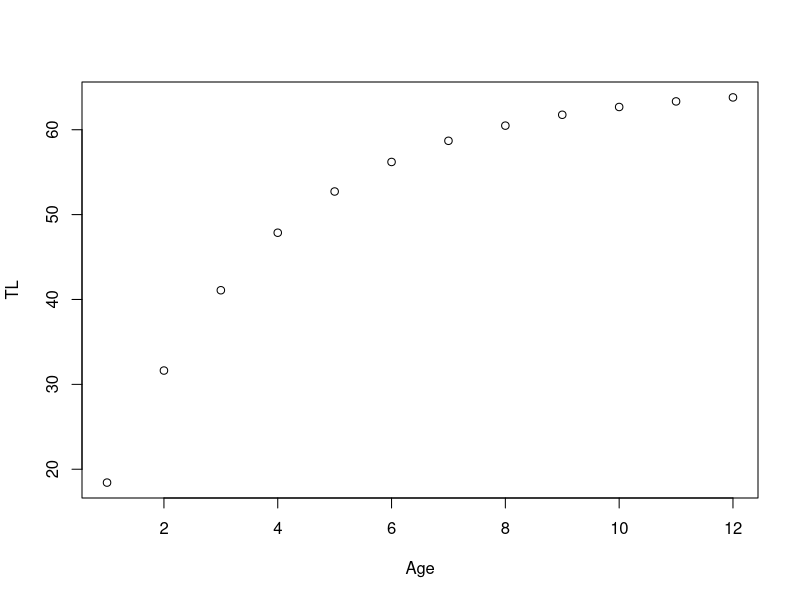
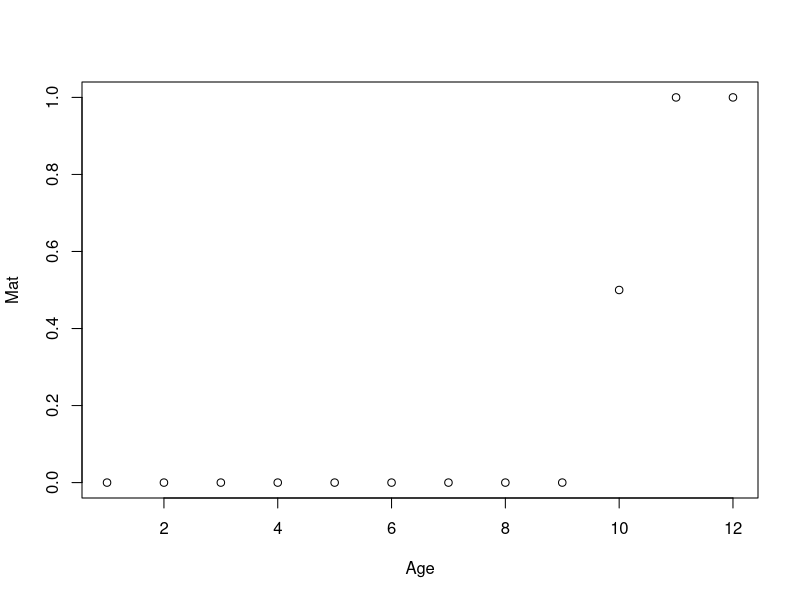
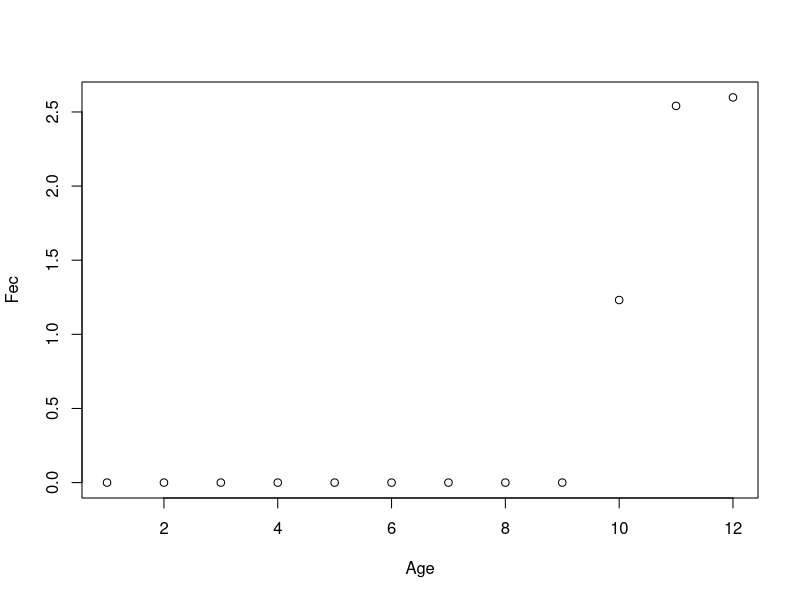
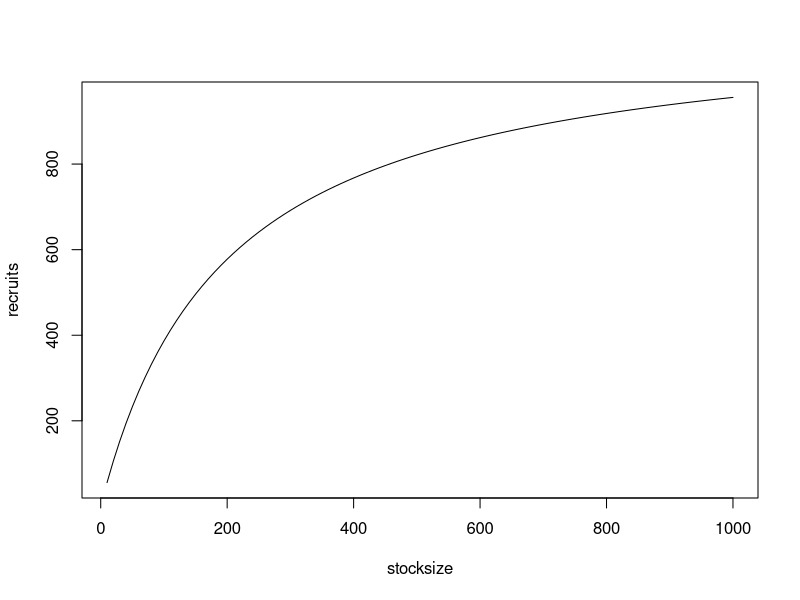
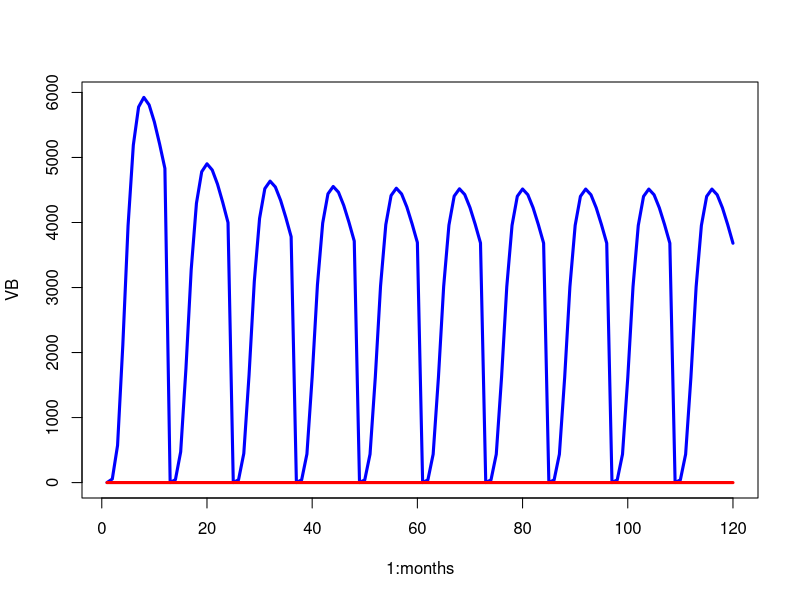

These charts were generated, in order, by the following R code:
### 10/30/2020 Turning generic AS model into monthly scallops 
#   -first make monthly
#   -then input more realistic scallop parms

### Remaining to do:
#     -Probably want to allow the scallops to live maybe 18 months? This would also allow for the possibility that some scallops can
#           -spawn twice. Seems ballpark that this would be a proportion <50% but greater than 10%
#     -make harvest season explicit (i.e. vulnerability off of age or month as opposed to size) or having a vul to harvest and vul to retention
#     -deal with animals that can spawn before they're killed, so need an aggregator to sum eggs in non-recruit months.
#     -consider spatial issues




rm(list = ls())

################################################################################
# Parameters #
################################################################################


#Just testing git desktop

### Constants, life history and fishery ###
  amax = 12    #Going to be changed to 18, maximum age, in months *possibly taken from Geiger 2010
  Ro = 1000       #recruitment at unfished conditions *made up, theoretical
  CR = 8          #recruitment compensation ratio *guessed, could look back at CR of other bivalves
  vbk = 4/12      #von bertelanfy metabolic parameter *initially guessed by manually matching to barber and blake, lines kinda up with Wolf & Mendo
  vblinf = 65     #von bertelanfy length infinity parameter, mm shell height *from Geiger
  vbt0 = 0        #von bertelanfy t0 parameter *made up
  alw = 0.0001   #length weight alometry parameter, just altered so asympt. wt = ~ 1 oz, probably *Made up, Jen is going to check on data for this
  alwb = 3        #length weight alometry b parm
  #next 3 parms may be informed by Jen's current study 
  wmat = 12       #weight at maturity *values tied to when we thought 50% maturity occurred in months, then to weights, so this changes with alw
  amat = 10       #age at 50% maturity
  msd = .1        #standard deviation of maturity *made up, will update
  vlh = 50        #length at 50% vulnerability *guessed, Jen will check on histograms
  vsd = 5        #standard deviation of length at 50% vulnerability
  M = 0.2        #natural mortality *Jen's work had the monthly of .17 - .23 (daily 0.0057 - 0.0078) *intial guess was 0.35       
  TLref = vblinf*0.5  #this is the reference length for M--i.e. at what length are we assuming length-invariant M is being measured. 
                      #So, the M=0.35 above is saying M is constant over all ages/sizes, which is probably wrong. But to use the Lorenzen-type 
                      #mortality scaling, we need to say what the constant M is representing.
  lorenzc = 1     #exponent of the scaling of mortality with length. 

  effort=0     #fixing effort at a constant level, so changing to deterministic (non-dynamic) effort
  q=0.0003        #fixing q at a constant
  U = 0           #harvest rate, used for equilibrium calculations only. In the model harvest rate (hr) is used as 1-exp(-effort *catchability), allowing for time varying effort
 
### Age-specifc vectors ###
  Age = seq(1,amax)                             #Age
  TL = vblinf*(1-exp(-vbk*(Age-vbt0)))          #Total length
  Wt = (alw*(TL)^alwb)                          #Weight
  Vul = 1/(1+exp(-(TL-vlh)/vsd))                #Vulnerability
  #Surv = (1+vblinf/TL*(exp(vbk)-1))^(-M/vbk)    #Survival in each time step, could have alterantively done: exp(-Madult*linf/base_len)
  Surv = exp(-(M*TLref/TL))^lorenzc             #another, simpler way of looking at age-varying survival. Note this will produce more variation than the above method
  Lo = vector(length=amax); Lo[1]=1;  for (i in 2:amax){Lo[i]=Lo[i-1]*Surv[i-1]}; #Lo[Amax] = Lo[(Amax-1)]*surv[(Amax-1)]/(1-surv[(Amax-1)])       #survivorship in unfished condtions with special survivorship for terminal age
  Lfished = vector(length=amax); Lfished[1]=1;  for (i in 2:amax){Lfished[i]=Lfished[i-1]*Surv[i-1]*(1-U*Vul[i-1])}; #Lfished[Amax] = Lfished[(Amax-1)]*surv[(Amax-1)]*(1-U*vul[(Amax-1)])/(1-surv[(Amax-1)]*(1-U*vul[(Amax-1)]))       #Standard with special calculation for terminal fished survivorship

  Mat = 1/(1+exp(-(Age-amat)/msd))                #Vulnerability
  Fec = .1*Mat*Wt # the 0.1 is from the Barber & Blake paper, but Jen will double check
  #Fec = ifelse((Wt-Wt[amat])<0,0,Wt-Wt[amat])           #Fecundity

plot(Age, TL)
plot(Age, Mat)
plot(Age, Fec)







### Calculations from vectors ###
  epro = sum(Lo*Fec)                    #eggs-per-recruit unfished conditions
  eprf = sum(Lfished*Fec)               #eggs-per-recruit fished conditions
  bpro = sum(Wt,Lo)                     #biomass-per-recruit unfished conditions
  npro = sum(Lo)                        #numbers-per-recruit unfished conditions
  vbpro = sum(Vul*Wt*Lo)                #vulnerable biomass per recruit unfished conditions
  vbprf = sum(Vul*Wt*Lfished)           #vulnerable biomiass per recruit fished conditions
  spr = epro/eprf                       #spawning potential ratio
  bo = Ro*bpro                          #biomass at unfished condtions
  no = Ro*npro                          #numbers at unfished conditions
  vbo = Ro*vbpro                        #vulnerable biomass at unfished conditions
  #recruitment parms and calcs#
    bha = CR/epro                         #beverton holt a parm
    bhb = (CR-1)/(Ro*epro)                #beverton holt b parm
    r.eq = (bha*eprf-1)/(bhb*eprf)        #equilibrium recruitment
    yield.eq = U*vbprf*r.eq

    #looking at the beverton holt stock-recruit relationships--you can change CR and re-run to see how this changes
      stocksize <- seq(10, 1000, length.out=100)
      recruits <- bha*stocksize/(1+bhb*stocksize)
      plot(stocksize,recruits, type="l")

################################################################################
### time and age dynamics ###
################################################################################
  months = 120
  #setting up space for model outputs
    eggs = vector(length=months); N=vector(length=months); B=vector(length=months); VB=vector(length=months); hr=vector(length=months); 
    yield = vector(length=months); cpue = vector(length=months); qt = vector(length=months); et = vector(length=months); 

  #numbers at age of fish
  nage = matrix(0,months,amax)                                                     #set up matrix
      #initializing first year age structure
      nage[1,1]=Ro#*Lo                                                              #numbers at age, year 1
      #initializing first year of all year dependent values, note, these must go in a specific order
      eggs[1]= sum(Fec*nage[1,])                                                  #first value of eggs !!!! need to check to make sure this is correct
      #proc_err[1] = 0 #rnorm(1,0,sdpro)                                              #first value of process error
      N[1] = sum(nage[1,])                                                        #first value of total numbers
      B[1] = sum(nage[1,]*Wt)                                                     #first value of total biomass
      VB[1] = sum(nage[1,]*Wt*Vul)                                                #first value of vulernable biomass
      qt[1] = q                                                                   #Here fixing q at a constant
      et[1] = effort                                                              #Here fixing effort at a constant
      hr[1] = 1-exp(-qt[1]*et[1])                                                 #first value of harvest rate
      yield[1] = hr[1]*VB [1]                                                     #first value of yield
      cpue[1] = yield[1]/et[1]                                                    #first value of cpue

      #calculations for vectors--i.e. year but not age varying components of model
      for( i in 2:months) {
        #recruitment
          nage[i,1] = 0              #the recruitment without process error
          if(i %% 12==1){
            nage[i,1] = bha*eggs[i-1]/(1+bhb*eggs[i-1])              #the recruitment without process error
               }

        #nage[i,1] = bha*eggs[i-1]/(1+bhb*eggs[i-1])              #the recruitment without process error
        #nage[i,1] = bha*eggs[i-1]/(1+bhb*eggs[i-1])*exp(proc_err[i-1])              #the recruitment each year, a product of beverton holt, eggs, and process error ****note this is going to be changed to be a function of a habitat dependent b parmameter, see DD habitat excel file

          for(j in 2:amax) {
          nage[i,j] = nage[i-1,j-1]*Surv[j-1]*(1-Vul[j-1]*hr[i-1])
          }
          
        eggs[i] = sum(Fec*nage[i,])                                               #eggs in each year is simply the sum of numbers at age in that year * Fecundity
        N[i] = sum(nage[i,])                                                      #total numbers, sum of numbers at each age
        B[i] = sum(nage[i,]*Wt)                                                   #total biomass, sum of numbers at age * weight at age
        VB[i] = sum(nage[i,]*Wt*Vul)                                              #vulernable biomass, sum of numbers at age * weight at age * vul at age
        qt[i] = q                                                                  #catchability when fixed as a constant
        et[i] = effort                                                             #effort when fixed as a constant
        hr[i] = 1-exp(-qt[i]*et[i])                                                #harvest rate, depends on effort and q
        yield[i] = hr[i]*VB [i]                                                    #yield, dependent on hr and vulnerable biomass
        cpue[i] = yield[i]/et[i]                                                   #cpue, yeild/effort
      }

################################################################################
### Report ###
################################################################################
  #Simple plot of VB, effort
    plot(1:months, VB, type="l", col="blue", lwd=3, ylim=c(0, max(VB)))
    lines(1:months, et, col="red", lwd=3)

